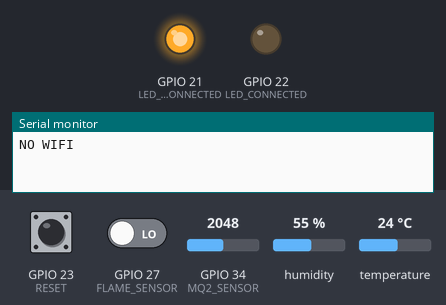
Bench run of a sketch on a simulated ESP32. Shown: output pins drawn as LEDs (lit = HIGH), the last lines printed to the serial monitor. The test bench sets the inputs (shaded band); at power-on: GPIO 23 (RESET) HIGH, GPIO 27 (FLAME_SENSOR) LOW, GPIO 34 (MQ2_SENSOR) = 2048, humidity 55 %, temperature 24 °C. WiFi joins after 1.5 s; servers stay silent unless stated.

Above: at 0.1 s.
At 10.1 s:
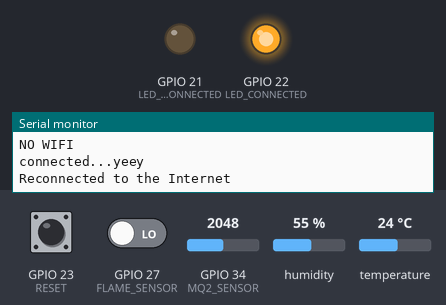
Timing chart, 0 to 11.6 s (numbered marks = the images above):
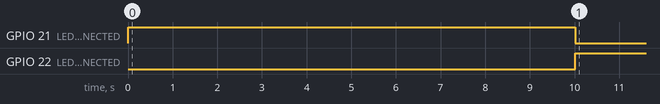

The sketch:

Node.ino
```cpp
#include <WiFi.h>
#include <WiFiManager.h>
#include <FirebaseESP32.h>
#include <DHT.h>

#define DATABASE_URL "https://webcr7-ed8b1-default-rtdb.firebaseio.com"
#define DATABASE_SECRET "AIzaSyDLBnMV4FkvaujtNfcZDCSCUg_wrDkjNag"

#define LED_CONNECTED   22
#define LED_NOCONNECTED 21
#define RESET           23

#define FLAME_SENSOR 27
#define DHT_PIN 33
#define DHT_TYPE DHT11
#define MQ2_SENSOR 34
DHT dht(DHT_PIN, DHT_TYPE);
bool NewState_ResetButton, LastState_ResetButton, ResetState;

unsigned long CurrentCountAfterPressResetButton, StartToCountAfterPressResetButton;
FirebaseData fbdo;
WiFiManager wm;
bool res;
float TempValue;
uint8_t GasValue;
bool FireState, FireOffApproval;
unsigned long LastTimetoSendData, LastTimetoCheckWifi, FireLastTime;
/* -------------------- END function 4 config WIFI -------------------- */


/*==================================== SETUP ======================================= */
void setup(){
  Serial.begin(115200);
  /* for button */
  pinMode(RESET,INPUT_PULLUP);

  pinMode(FLAME_SENSOR, INPUT);
  pinMode(MQ2_SENSOR, INPUT);
  pinMode(DHT_PIN, INPUT);
  dht.begin();

  pinMode(LED_CONNECTED, OUTPUT);
  pinMode(LED_NOCONNECTED, OUTPUT);


  Serial.println("NO WIFI");
  /* running config WIFI function */
  digitalWrite(LED_CONNECTED, LOW);
  digitalWrite(LED_NOCONNECTED, HIGH);
  Func_ConfigWifi();

  /* connect to Firebase after successful connect wifi */
  Firebase.begin(DATABASE_URL, DATABASE_SECRET);
}
/*==================================== END SETUP ====================================== */


/*==================================== MAIN =========================================== */
void loop() {

    ReadData();
    if(millis() - LastTimetoSendData > 3000){
      LastTimetoSendData = millis();
      SetDataROOM2();
    }

    if(millis() - LastTimetoCheckWifi > 10000){
      LastTimetoCheckWifi = millis();
        if (WiFi.status() != WL_CONNECTED) {
          Serial.println("Reconnecting to the Internet");
          WiFi.reconnect();
          digitalWrite(LED_CONNECTED, LOW);
          digitalWrite(LED_NOCONNECTED, HIGH);
        }
        if (WiFi.status() == WL_CONNECTED) {
          Serial.println("Reconnected to the Internet");
          digitalWrite(LED_CONNECTED, HIGH);
          digitalWrite(LED_NOCONNECTED, LOW);
        }
    }


    /* Reset to config wifi */
    LastState_ResetButton = NewState_ResetButton;   // save old state before get from button
    NewState_ResetButton = digitalRead(RESET);
    if (NewState_ResetButton == LOW) {
      if (LastState_ResetButton == HIGH && NewState_ResetButton == LOW) {
        StartToCountAfterPressResetButton = millis();
        ResetState = 1;
      }

      if (LastState_ResetButton == LOW && NewState_ResetButton == LOW) {    // Keep pressing Reset button in 3000 ms
        CurrentCountAfterPressResetButton = millis();
        if (CurrentCountAfterPressResetButton - StartToCountAfterPressResetButton > 3000) {
          if (ResetState) {
            WiFiManager wm;
            wm.resetSettings();
            ESP.restart();
            //Func_ConfigWifi();
            ResetState = 0;
          }
        }
      }
    }
}
/*==================================== END MAIN ====================================== */

void ReadData(){
  TempValue = dht.readTemperature();
  GasValue = map(analogRead(MQ2_SENSOR), 0, 4095, 0, 100);
  if(digitalRead(FLAME_SENSOR) == 1){
    FireState = 0;
    if((FireOffApproval) && (millis() - FireLastTime > 30000)){
      Firebase.setBool(fbdo, "/ROOM2/SENSORS/Fire", FireState);
      FireOffApproval = 0;
    }
  }
  else
  {
    FireState = 1;
    Firebase.setBool(fbdo, "/ROOM2/SENSORS/Fire", FireState);
    FireOffApproval = 1;
    FireLastTime= millis();
  }
}
void SetDataROOM2(){
  Firebase.setInt(fbdo, "/ROOM2/SENSORS/Gas", GasValue); // SET gas value
  Firebase.setFloat(fbdo, "/ROOM2/SENSORS/Temperature", TempValue );//set temp threshold  on firebase

}
void Func_ConfigWifi(){
  res = wm.autoConnect("NODE_VT3","79797979");
  if(!res) {
    /**/
  }
  else {
    Serial.println("connected...yeey ");

  }
}
```

Measured:
- by itself, GPIO 21 (LED_NOCONNECTED): HIGH → LOW at 10.0 s
- by itself, GPIO 22 (LED_CONNECTED): LOW → HIGH at 10.0 s
